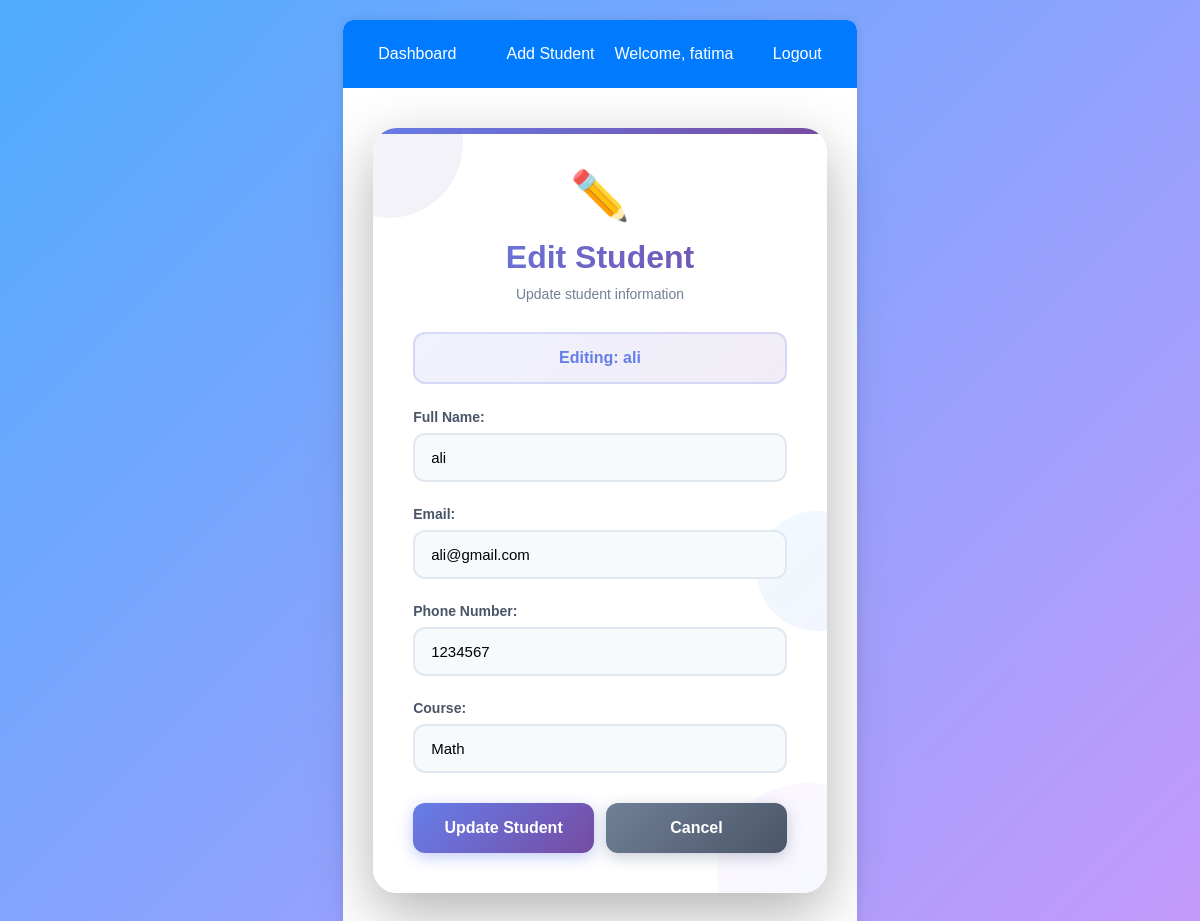
Screenshot of /edit-student/5/ (signed in) with the database file from the repository.
### students/models.py (models this page shows, shortened)
class Student(models.Model):
    name = models.CharField(max_length=100)
    email = models.EmailField(unique=True)
    phone = models.CharField(max_length=15)
    course = models.CharField(max_length=50)
    enrollment_date = models.DateField(auto_now_add=True)
    class Meta:
        ordering = ['-enrollment_date']  # Newest first

### students/views.py (the view, shortened to what this page needs)
# urls.py: path('edit-student/<int:student_id>/', views.edit_student, name='edit_student'),
@login_required(login_url='login')
def edit_student(request, student_id):
    student = get_object_or_404(Student, id=student_id)
    context = {'student': student}
    return render(request, 'edit_student.html', context)

### templates/edit_student.html (shortened to what this page needs)
{% extends 'base.html' %}
{% block content %}
<div class="edit-container">
    <div class="decoration-circle top-left"></div>
    <div class="decoration-circle bottom-right"></div>
    <div class="decoration-circle middle"></div>
    <div class="icon-header">✏️</div>
    <h2>Edit Student</h2>
    <p class="subtitle">Update student information</p>
    <div class="student-badge">
        <strong>Editing: {{ student.name }}</strong>
    </div>
    <form method="POST">
        <div class="form-group">
            <label for="name">Full Name:</label>
            <input type="text" id="name" name="name" value="{{ student.name }}" required>
        </div>
        <div class="form-group">
            <label for="email">Email:</label>
            <input type="email" id="email" name="email" value="{{ student.email }}" required>
        </div>
        <div class="form-group">
            <label for="phone">Phone Number:</label>
            <input type="tel" id="phone" name="phone" value="{{ student.phone }}" required>
        </div>
        <div class="form-group">
            <label for="course">Course:</label>
            <input type="text" id="course" name="course" value="{{ student.course }}" required>
        </div>
        <div class="button-group">
            <button type="submit">Update Student</button>
            <a href="{% url 'dashboard' %}" class="btn">Cancel</a>
        </div>
    </form>
</div>
{% endblock %}

### templates/base.html (shortened to what this page needs)
<!DOCTYPE html>
<html lang="en">
<head>
</head>
<body>
    <div class="container">
        {% if user.is_authenticated %}
        <nav class="navbar">
            <div class="navbar-left">
                <a href="{% url 'dashboard' %}">Dashboard</a>
                <a href="{% url 'add_student' %}">Add Student</a>
            </div>
            <div>
                <span style="color: white; margin-right: 15px;">Welcome, {{ user.username }}</span>
                <a href="{% url 'logout' %}">Logout</a>
            </div>
        </nav>
        {% endif %}
        {% block content %}
        {% endblock %}
    </div>
</body>
</html>

### templates/base.html (style rules this page uses)
* { margin: 0; padding: 0; box-sizing: border-box; }
body { font-family: Arial, sans-serif; background-color: #f4f4f4; padding: 20px; }
.container { max-width: 1200px; margin: 0 auto; background: white; padding: 30px; border-radius: 10px; box-shadow: 0 0 10px rgba(0,0,0,0.1); }
h1, h2 { color: #333; margin-bottom: 20px; }
.navbar { background: #007bff; padding: 15px; margin: -30px -30px 30px -30px; border-radius: 10px 10px 0 0; display: flex; justify-content: space-between; align-items: center; }
.navbar a { color: white; text-decoration: none; padding: 10px 20px; border-radius: 5px; transition: background 0.3s; }
.navbar-left { display: flex; gap: 10px; }
form { max-width: 500px; }
.form-group { margin-bottom: 20px; }
label { display: block; margin-bottom: 5px; font-weight: bold; color: #555; }
input[type="text"], input[type="email"], input[type="password"], input[type="tel"], select { width: 100%; padding: 10px; border: 1px solid #ddd; border-radius: 5px; font-size: 16px; }
button, .btn { padding: 10px 20px; background: #007bff; color: white; border: none; border-radius: 5px; cursor: pointer; font-size: 16px; text-decoration: none; display: inline-block; }

### rows the page displays
Student: name "ali", email "ali@gmail.com", phone "1234567", course "Math"

### other values shown
{{ user.username }} "fatima"
